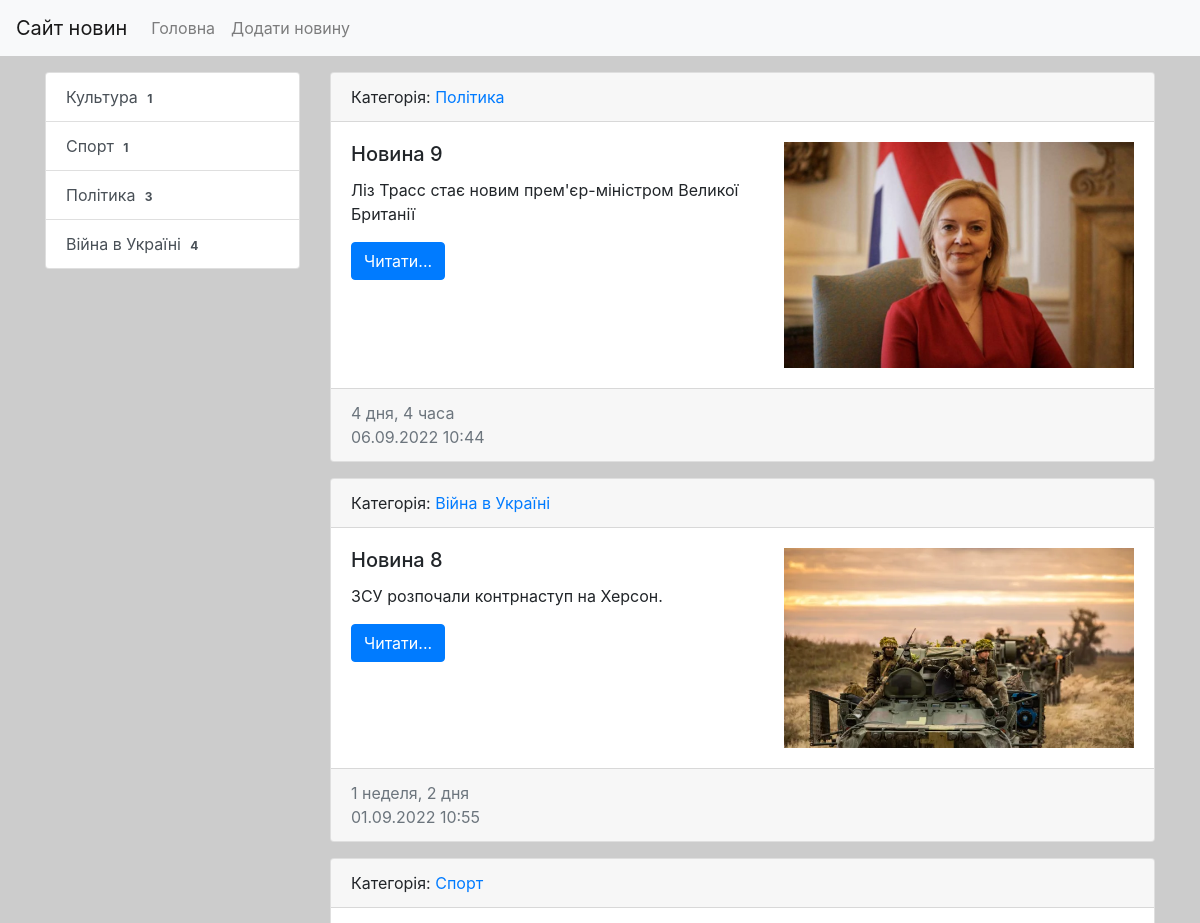
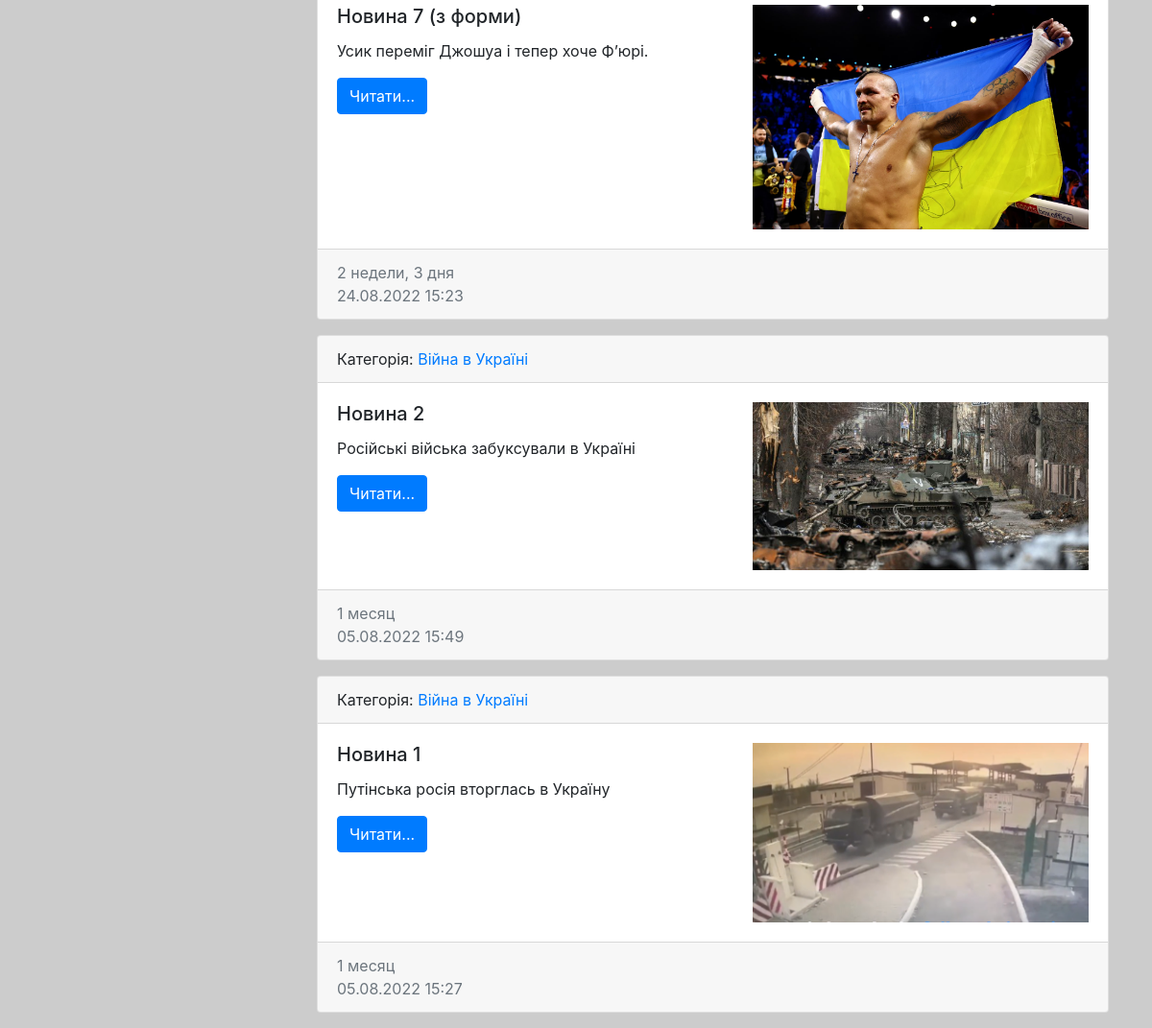
The page / on the database its author committed (2 pictures, top to bottom).
### news/models.py (models this page shows, shortened)
class Category(models.Model):
    title = models.CharField(max_length=150, db_index=True, verbose_name='Назва категорії')
    def get_absolute_url(self):
        return reverse('category', kwargs={'category_id': self.pk})
    def __str__(self):
        return self.title
    class Meta:
        verbose_name = 'Категорія'
        verbose_name_plural = 'Категорії'
        ordering = ['title']

class News(models.Model):
    title = models.CharField(max_length=150, verbose_name='Заголовок')
    content = models.TextField(blank=True, verbose_name='Зміст')
    created_at = models.DateTimeField(auto_now_add=True, verbose_name='Створено')
    updated_at = models.DateTimeField(auto_now=True, verbose_name='Оновлено')
    photo = models.ImageField(upload_to='photos/%Y/%m/%d/', verbose_name='Фото', blank=True)
    is_published = models.BooleanField(default=True, verbose_name='Опубліковано')
    category = models.ForeignKey('Category', on_delete=models.PROTECT, verbose_name='Категорія')
    views = models.IntegerField(default=0)
    def get_absolute_url(self):
        return reverse('view_news', kwargs={'pk': self.pk})
    class Meta:
        verbose_name = 'Новина'
        verbose_name_plural = 'Новини'
        ordering = ['-created_at']

### news/views.py (the view)
# urls.py: path('', HomeNews.as_view(), name='home'),
class HomeNews(ListView):
    model = News
    template_name = 'news/home_news_list.html'
    context_object_name = 'news'
    def get_context_data(self, *, object_list=None, **kwargs):
        context = super().get_context_data(**kwargs)
        context['title'] = 'Головна сторінка'
        return context
    def get_queryset(self):
        return News.objects.filter(is_published=True)

### news/templatetags/news_tags.py (called while the page is built)
@register.inclusion_tag('news/list_categories.html')
def show_categories():
    categories = Category.objects.annotate(cnt=Count('news')).filter(cnt__gt=0)
    return {'categories': categories}

### news/templates/news/home_news_list.html (shortened to what this page needs)
{% extends 'base.html' %}
{% block sidebar %}
{% include 'inc/_sidebar.html' %}
{% endblock %}
{% block content %}
  {% for i in news %}
  <div class="card mb-3">
    <div class="card-header">
      Категорія: <a href="{{ i.category.get_absolute_url }}">{{ i.category }}</a>
    </div>
    <div class="card-body">
      <div class="media">
        <div class="media-body">
          <h5 class="card-title">{{ i.title }}</h5>
          <p class="card-text">{{ i.content }}</p>
          <a href="{{ i.get_absolute_url }}" class="btn btn-primary">Читати...</a>
        </div>
        {% if i.photo %}
        <img class="ml-3" src="{{ i.photo.url }}" alt="" width="350">
        {%endif%}
      </div>
    </div>
    <div class="card-footer text-muted">
      {{ i.created_at|timesince}} <br>
      {{ i.created_at|date:"d.m.Y H:i"}}
    </div>
  </div>
  {% endfor %}
{% endblock %}

### news/templates/news/list_categories.html
<div class="list-group">
    {% for item in categories %}
    <a href="{{ item.get_absolute_url }}" class="list-group-item list-group-item-action">{{ item.title }}  <span class="
badge text-bg-secondary">{{ item.cnt }}</span></a>
    {% endfor %}
</div>

### july_project/static/css/style.css (style rules this page uses)
body { background-color: #ccc; }

### rows shown on the page
Category: title "Культура", cnt "1"
Category: title "Спорт", cnt "1"
Category: title "Політика", cnt "3"
Category: title "Війна в Україні", cnt "4"
News: category "Політика", title "Новина 9", content "Ліз Трасс стає новим прем'єр-міністром Великої Британії", photo (picture), created_at "4 дня, 4 часа", created_at "06.09.2022 10:44"
News: category "Війна в Україні", title "Новина 8", content "ЗСУ розпочали контрнаступ на Херсон.", photo (picture), created_at "1 неделя, 2 дня", created_at "01.09.2022 10:55"
News: category "Спорт", title "Новина 7 (з форми)", content "Усик переміг Джошуа і тепер хоче Ф’юрі.", photo (picture), created_at "2 недели, 3 дня", created_at "24.08.2022 15:23"
News: category "Війна в Україні", title "Новина 2", content "Російські війська забуксували в Україні", photo (picture), created_at "1 месяц", created_at "05.08.2022 15:49"
News: category "Війна в Україні", title "Новина 1", content "Путінська росія вторглась в Україну", photo (picture), created_at "1 месяц", created_at "05.08.2022 15:27"
